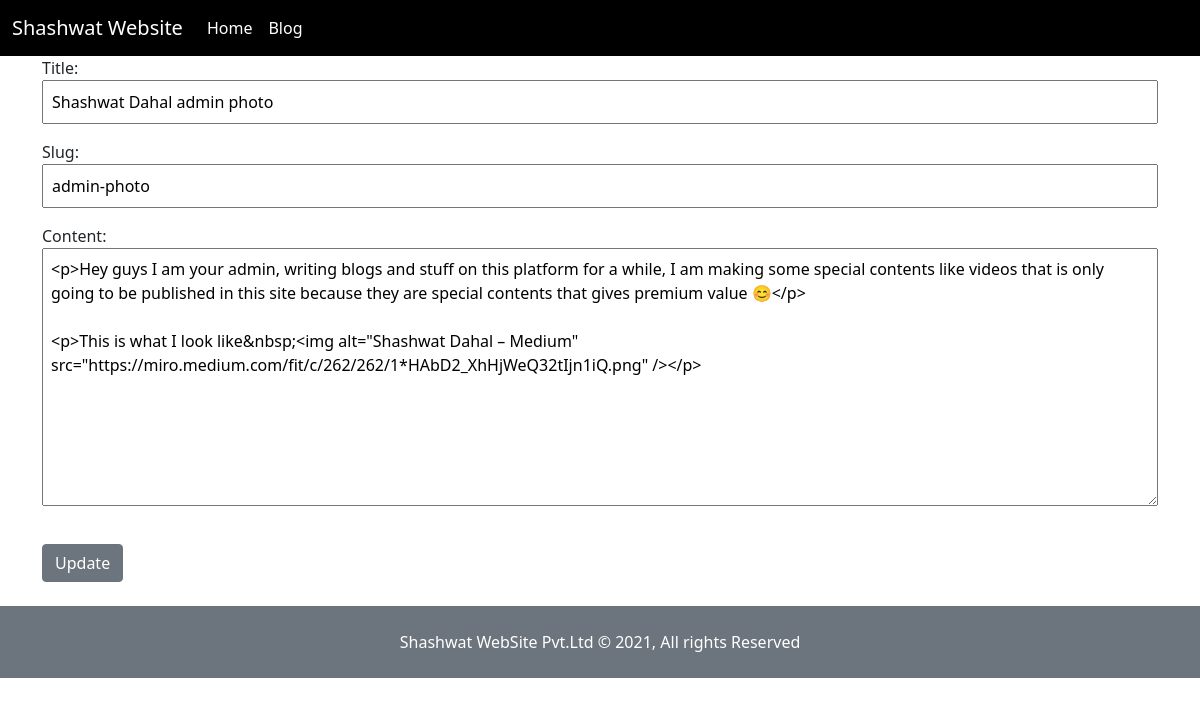
The app's page /blogs/edit/admin-photo with its own data.
### blog/models.py (models this page shows)
class BlogPost(models.Model):
    title = models.CharField(max_length=120)
    slug = models.SlugField(unique=True)
    content = RichTextField(blank=True, null=True)

### blog/views.py (the view)
# urls.py: path('edit/<str:slug>', update_blog),
def update_blog(request, slug):
    template_name = "update_blog.html"
    blog_obj = BlogPost.objects.get(slug=slug)
    form = BlogPostModelForm(request.POST or None, instance=blog_obj)
    if form.is_valid():
        form.save()
    context = {"blog": blog_obj, "form": form}
    return render(request, template_name, context)

### blog/forms.py (shortened to what this page needs)
class BlogPostModelForm(ModelForm):
    class Meta:
        model = BlogPost
        fields = ["title", "slug", "content"]

### blog/templates/update_blog.html (shortened to what this page needs)
{% extends 'base.html' %}
{% block link_css %}
{% load static %}
<link rel="stylesheet" href="{% static 'scss/create_blog.css' %}">
{% endblock %}
{% block content %}
<form method="POST" class="container"> {% csrf_token %}
    {{form.as_p | safe}}
    <button type="submit" class="btn btn-secondary mt-3 mb-4">Update</button>
</form>
{% endblock %}

### blog/static/scss/create_blog.css (style rules this page uses)
input, textarea { width: 100% !important; outline: none; padding: 0.5rem; }

### records on screen
BlogPost: title "Shashwat Dahal admin photo", slug "admin-photo", content "<p>Hey guys I am your admin, writing blogs and stuff on this platform for a while, I am making some special contents like videos that is only going to be published in this site because they are special contents that gives premium value 😊</p> <p>This is what I look like&nbsp;<img alt=\"Shashwat Dahal – Medium\" src=\"https://miro.medium.com/fit/c/262/262/1*HAbD2_XhHjWeQ32tIjn1iQ.png\" /></p>"
